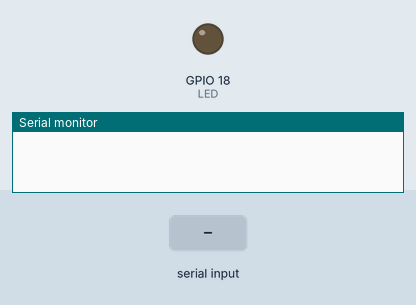
Recording of a sketch running on a simulated ESP32. On the bench: output pins drawn as LEDs (lit = HIGH), the last lines printed to the serial monitor. The test bench sets the inputs (shaded band).

Above: at 1.2 s.
1.3 s: "ON\n" received over Serial
At 2.5 s:
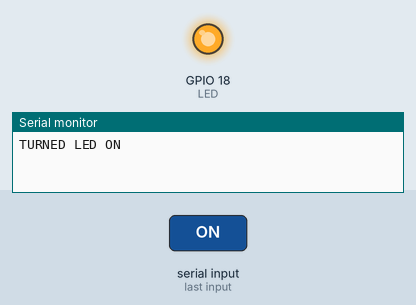
2.8 s: "OFF\n" received over Serial
At 3.8 s:
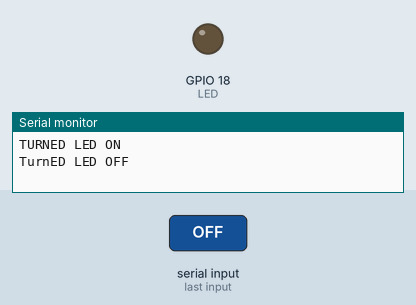
Timing chart, 0 to 5.8 s (numbered marks = the images above; inputs shaded):
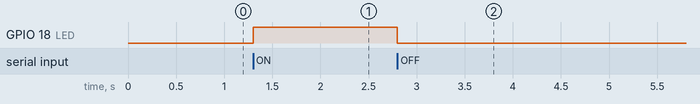

Measured:
- after the input at 1.3 s, GPIO 18 (LED): LOW → HIGH at once
- after the input at 2.8 s, GPIO 18 (LED): HIGH → LOW at once

The sketch:

SwitchingofLED.ino
```cpp
#define LED 18
void setup() {
  // put your setup code here, to run once:
  Serial.begin(9600);
  pinMode(LED, OUTPUT);
}

void loop() {
  // put your main code here, to run repeatedly:
  if (Serial.available()) {
    String command = Serial.readStringUntil('\n');
    if (command == "OFF") {
      digitalWrite(LED, LOW);
      Serial.println("TurnED LED OFF");
    } else if (command == "ON") {
      digitalWrite(LED, HIGH);
      Serial.println("TURNED LED ON");
    }
  }
}
```
